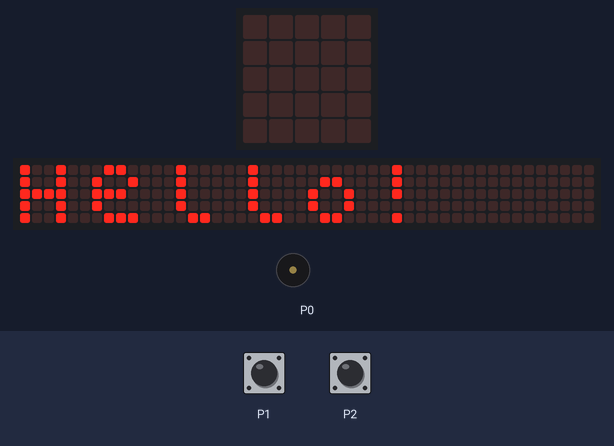
This program was run on a simulated BBC micro:bit (MakeCode). Shown: the board's 5×5 LED display, a strip that is not on the board, showing the scrolling text unrolled, buzzer (waves = sounding). The test bench sets the inputs (shaded band). The 48×5 strip is a reading aid, not a part: it shows the text the display is scrolling, unrolled, one strip-width of it at a time.

Above: at 5.6 s.
At 8.1 s:
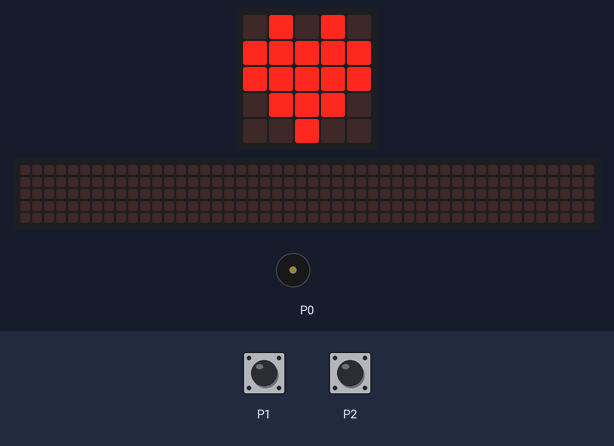
8.2 s: touch pin P1 pressed for 0.15 s
At 9.3 s:
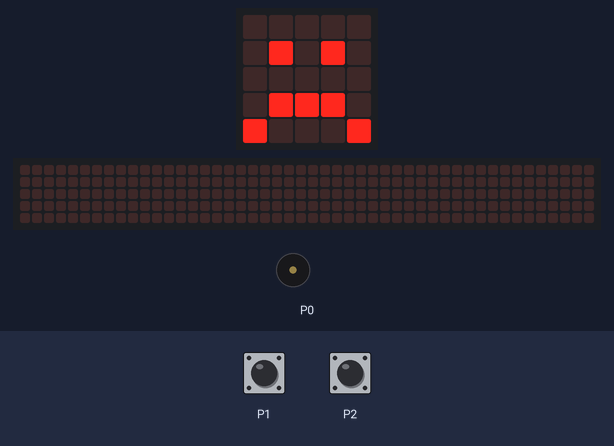
10.3 s: touch pin P2 pressed for 0.15 s
At 12.1 s:
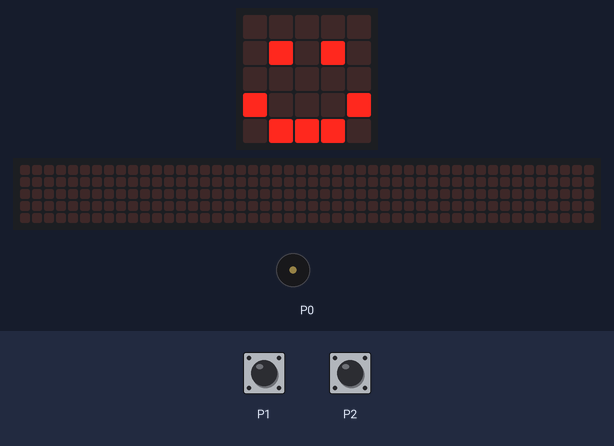
12.4 s: touch pin P1 pressed for 0.15 s
At 12.9 s:
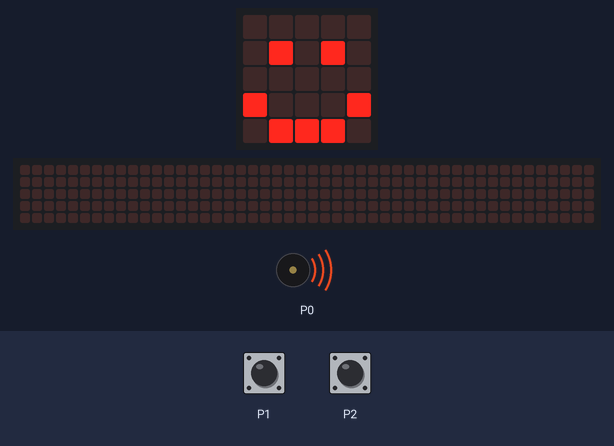
Timing chart, 0 to 15.4 s (numbered marks = the images above; inputs shaded):
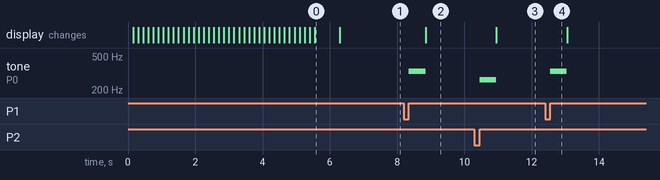

The program:

main.ts
```typescript
input.onPinPressed(TouchPin.P2, function () {
    music.playTone(262, music.beat(BeatFraction.Whole))
    basic.showIcon(IconNames.Happy)
})
input.onPinPressed(TouchPin.P1, function () {
    music.playTone(330, music.beat(BeatFraction.Whole))
    basic.showIcon(IconNames.Sad)
})
basic.showString("Hello!")
basic.showIcon(IconNames.Heart)
basic.forever(function () {

})
```

test.ts
```typescript
// 在這裡測試；當此封包作為擴充功能時，將不會編譯此內容。
```

Measured:
- after the input at 8.2 s, tone on P0: silent → 330 Hz after 0.15 s, → silent 0.50 s later; the display: changes after 0.66 s (image 2)
- after the input at 10.3 s, tone on P0: silent → 262 Hz after 0.15 s, → silent 0.50 s later; the display: changes after 0.66 s (image 3)
- after the input at 12.4 s, tone on P0: silent → 330 Hz after 0.15 s, → silent 0.50 s later
- what the display in image 0 shows lasts 0.7 s, from 5.6 s to 6.3 s
